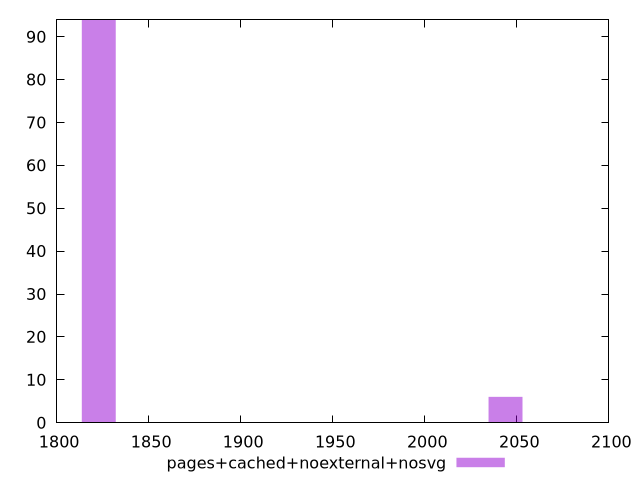

The gnuplot source for this figure:
$_pagesCachedNoexternalNosvg <<EOF
1822.8912121999656 94
2043.8477227696585 6
EOF
set key outside below
set terminal pngcairo
set output "report_00004_2020-11-02T20-21-41.718Z/first-cpu-idle/pages+cached+noexternal+nosvg//raw_hist.png"
set yrange [0:94]
set boxwidth 18.4130425474744
set style fill transparent solid 0.5 noborder
plot $_pagesCachedNoexternalNosvg title "pages+cached+noexternal+nosvg" with boxes ,
